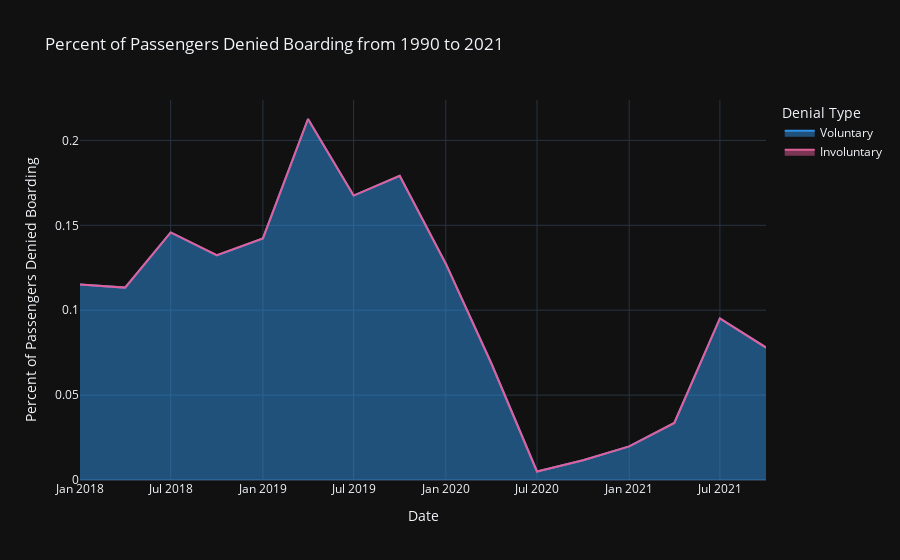

Notebook code cell kept with this figure:
### Code cell
figs['Endeavor Air']

### Figure 1 — Plotly figure (JSON) as saved in the notebook; plotly's stock layout.template omitted (floating-point values rounded to 4 significant figures)
{"data": [{"fillpattern": {"shape": ""}, "hovertemplate": "Denial Type=Voluntary<br>Date=%{x}<br>Percent of Passengers Denied Boarding=%{y}<extra></extra>", "legendgroup": "Voluntary", "line": {"color": "#2E91E5"}, "marker": {"symbol": "circle"}, "mode": "lines", "name": "Voluntary", "orientation": "v", "showlegend": true, "stackgroup": "1", "type": "scatter", "x": ["2018-01-01T00:00:00", "2018-04-01T00:00:00", "2018-07-01T00:00:00", "2018-10-01T00:00:00", "2019-01-01T00:00:00", "2019-04-01T00:00:00", "2019-07-01T00:00:00", "2019-10-01T00:00:00", "2020-01-01T00:00:00", "2020-04-01T00:00:00", "2020-07-01T00:00:00", "2020-10-01T00:00:00", "2021-01-01T00:00:00", "2021-04-01T00:00:00", "2021-07-01T00:00:00", "2021-10-01T00:00:00"], "xaxis": "x", "y": [0.1151, 0.1133, 0.1458, 0.1323, 0.1423, 0.2126, 0.1675, 0.1791, 0.1274, 0.0686, 0.005, 0.0116, 0.0198, 0.0336, 0.0952, 0.078], "yaxis": "y"}, {"fillpattern": {"shape": ""}, "hovertemplate": "Denial Type=Involuntary<br>Date=%{x}<br>Percent of Passengers Denied Boarding=%{y}<extra></extra>", "legendgroup": "Involuntary", "line": {"color": "#E15F99"}, "marker": {"symbol": "circle"}, "mode": "lines", "name": "Involuntary", "orientation": "v", "showlegend": true, "stackgroup": "1", "type": "scatter", "x": ["2018-01-01T00:00:00", "2018-04-01T00:00:00", "2018-07-01T00:00:00", "2018-10-01T00:00:00", "2019-01-01T00:00:00", "2019-04-01T00:00:00", "2019-07-01T00:00:00", "2019-10-01T00:00:00", "2020-01-01T00:00:00", "2020-04-01T00:00:00", "2020-07-01T00:00:00", "2020-10-01T00:00:00", "2021-01-01T00:00:00", "2021-04-01T00:00:00", "2021-07-01T00:00:00", "2021-10-01T00:00:00"], "xaxis": "x", "y": [0.0001, 0, 0, 0.0001, 0, 0, 0, 0, 0, 0, 0, 0, 0, 0, 0, 0], "yaxis": "y"}], "layout": {"legend": {"title": {"text": "Denial Type"}, "tracegroupgap": 0}, "title": {"text": "Percent of Passengers Denied Boarding from 1990 to 2021"}, "xaxis": {"anchor": "y", "domain": [0, 1], "title": {"text": "Date"}}, "yaxis": {"anchor": "x", "domain": [0, 1], "title": {"text": "Percent of Passengers Denied Boarding"}}}}
